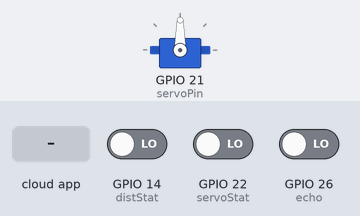
Bench run of a sketch on a simulated ESP32. Parts: servo. The test bench sets the inputs (shaded band); at power-on: GPIO 14 (distStat) LOW, GPIO 22 (servoStat) LOW, GPIO 26 (echo) LOW. WiFi joins after 1.5 s; servers stay silent unless stated; the Firebase database answers and starts empty; what the sketch prints to the serial monitor is not drawn.

Above: at 0.1 s.
At 2.7 s:
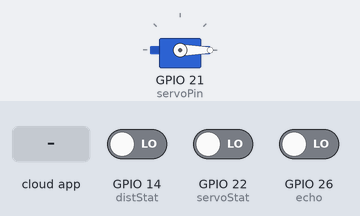
2.8 s: the phone or cloud app sets angle to 1
At 5.5 s:
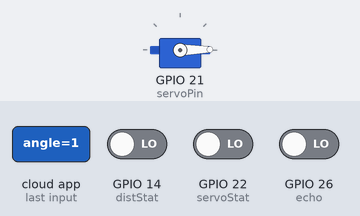
Timing chart, 0 to 7.0 s (numbered marks = the images above; inputs shaded):
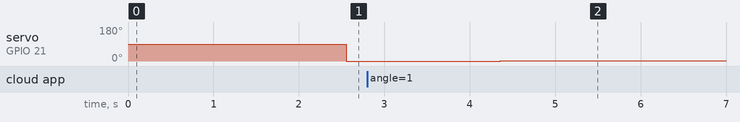

The sketch:

CloudControllerV3.ino
```cpp
#if defined(ESP32)
  #include <WiFi.h>
#elif defined(ESP8266)
  #include <ESP8266WiFi.h>
#endif
#include <Firebase_ESP_Client.h>
#include "addons/TokenHelper.h"
#include "addons/RTDBHelper.h"

// Definitions for Internet
#define WIFI_SSID "your-wifi-ssid"
#define WIFI_PASSWORD "your-wifi-pass"
#define API_KEY "your-Firebase-API-KEY"
#define DATABASE_URL "your-firebase-database-url"

// Firebase objects
FirebaseData fbdo;
FirebaseAuth auth;
FirebaseConfig config;

// Firebase variables
bool signupOK = false;
short countError = 0;
String distInstance = "distanceSensor";
String servoInstance = "servo";
String sysInstance = "system";


#include<ESP32Servo.h>
#define trig 27
#define echo 26
#define distStat 14
#define servoPin 21
#define servoStat 22

// Ultrasonic variables
long duration;    int distance;

// Servo Variables
Servo s1;   short deg = 0;

// Utilities
void wifiSetup(){
  WiFi.begin(WIFI_SSID, WIFI_PASSWORD);
  Serial.print("Connecting to Wi-Fi");
  while (WiFi.status() != WL_CONNECTED){
    Serial.print(".");
    delay(300);
  }
  Serial.println();
  Serial.print("Connected with IP: ");
  Serial.println(WiFi.localIP());
  Serial.println();
}

void firebaseSetup(){
  config.api_key = API_KEY;
  config.database_url = DATABASE_URL;
  while(1){
    if (Firebase.signUp(&config, &auth, "", "")){   // Anonymous Signin
      Serial.println("ok");
      signupOK = true;
      break;
    }
    else{
      Serial.printf("%s\n", config.signer.signupError.message.c_str());
    }
  }
  config.token_status_callback = tokenStatusCallback; //see addons/TokenHelper.h
  Firebase.begin(&config, &auth);
  Firebase.reconnectWiFi(true);
}

void setup(){
  Serial.begin(115200);
  pinMode(trig, OUTPUT);
  pinMode(echo, INPUT);
  pinMode(distStat, INPUT);
  pinMode(servoPin, OUTPUT);
  pinMode(servoStat, INPUT);
  s1.attach(servoPin);

  wifiSetup();
  firebaseSetup();
}

// Sensors
void DistanceData(){
    if (Firebase.RTDB.setBool(&fbdo, distInstance + "/distWorking", digitalRead(distStat))){
      Serial.println("PATH: " + fbdo.dataPath());
    }
    else {
      Serial.println("FAILED! REASON: " + fbdo.errorReason());
      countError++;
    }
    if (Firebase.RTDB.setInt(&fbdo, distInstance + "/distance", distance)){
      Serial.println("PATH: " + fbdo.dataPath());
    }
    else {
      Serial.println("FAILED! REASON: " + fbdo.errorReason());
      countError++;
    }
}

void ServoData(){
    if (Firebase.RTDB.setBool(&fbdo, servoInstance + "/servoWorking", digitalRead(servoStat))){
      Serial.println("PATH: " + fbdo.dataPath());
    }
    else {
      Serial.println("FAILED! REASON: " + fbdo.errorReason());
      countError++;
    }
    if (Firebase.RTDB.getInt(&fbdo, servoInstance + "/angle")){
      deg = fbdo.intData();
      Serial.println("Successful Read: " + fbdo.dataPath());
    }
    else {
      Serial.println("FAILED! REASON: " + fbdo.errorReason());
      countError++;
    }
}

void loop(){
    distance:
      digitalWrite(trig, LOW);
      delay(2);
      digitalWrite(trig, HIGH);
      delay(50);
      digitalWrite(trig, LOW);
      duration = pulseIn(echo, HIGH);
      distance = duration*(0.034/2);

     servo:
      s1.write(deg);

    if (Firebase.ready() && signupOK){
      Firebase.RTDB.setBool(&fbdo, sysInstance + "/controller", true);
      DistanceData();
      ServoData();
    }
    if(countError > 100){
      countError = 0;
      ESP.restart();
    }
}
```

Measured:
- after the input at 2.8 s, servo on GPIO 21 (servoPin): 0° → 1° after 1.6 s
